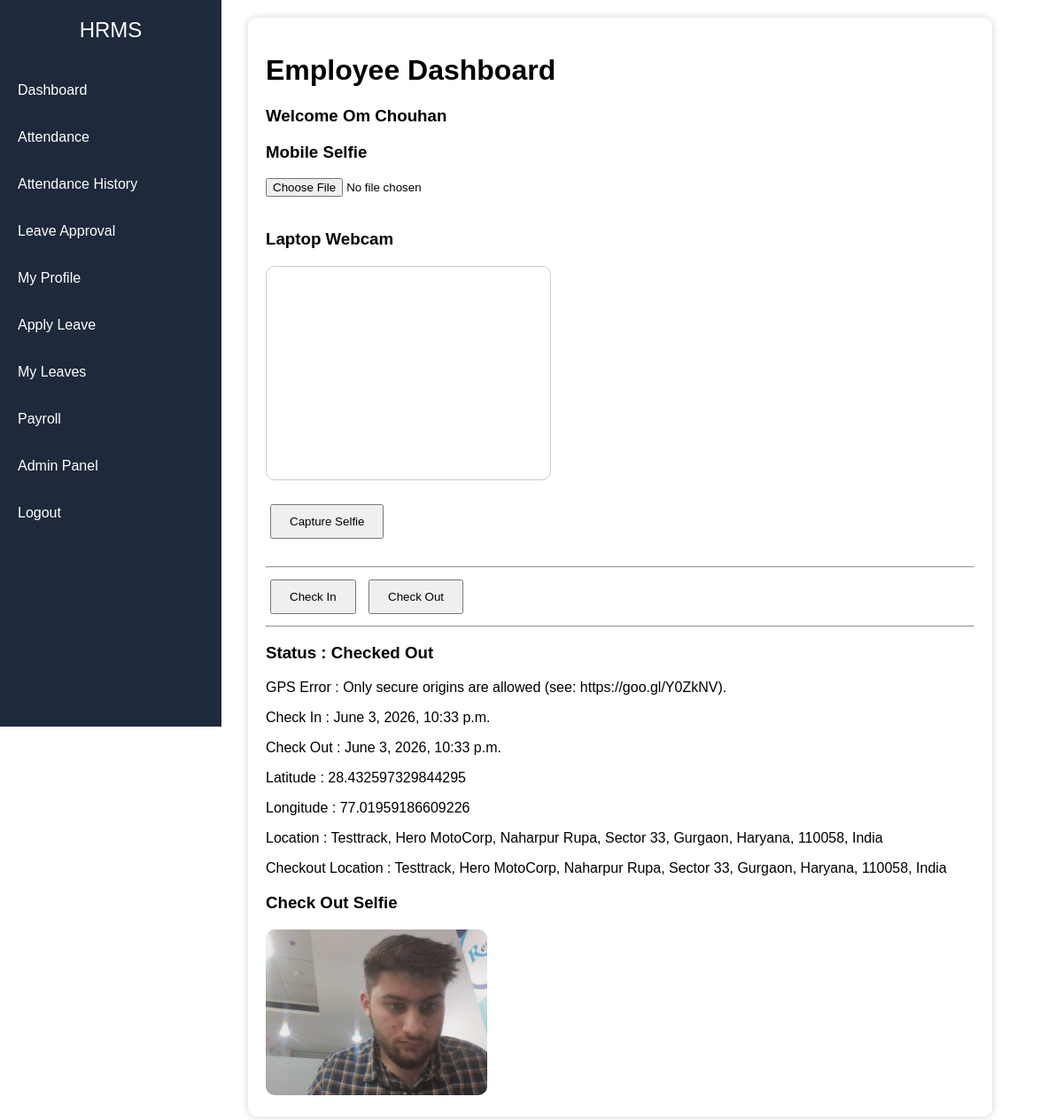
Screenshot of /employee-dashboard/ (signed in) with the database file from the repository.
### employees/models.py (models this page shows, shortened)
class Employee(models.Model):
    user = models.OneToOneField(
        User,
        on_delete=models.CASCADE,
        null=True,
        blank=True
    )
    employee_code = models.CharField(
        max_length=20,
        unique=True
    )
    name = models.CharField(
        max_length=100
    )
    email = models.EmailField(
        unique=True
    )
    phone = models.CharField(
        max_length=15
    )
    designation = models.CharField(
        max_length=100
    )
    department = models.CharField(
        max_length=100
    )
    salary = models.DecimalField(
        max_digits=10,
        decimal_places=2
    )
    joining_date = models.DateField()
    status = models.BooleanField(
        default=True
    )

### attendance/models.py (models this page shows, shortened)
class Attendance(models.Model):
    employee = models.ForeignKey(
        Employee,
        on_delete=models.CASCADE
    )
    date = models.DateField()
    check_in = models.DateTimeField(
        null=True,
        blank=True
    )
    check_out = models.DateTimeField(
        null=True,
        blank=True
    )
    latitude = models.CharField(
        max_length=100,
        null=True,
        blank=True
    )
    longitude = models.CharField(
        max_length=100,
        null=True,
        blank=True
    )
    location_name = models.CharField(
        max_length=500,
        null=True,
        blank=True
    )
    selfie = models.ImageField(
        upload_to='attendance_selfies/',
        null=True,
        blank=True
    )
    checkout_latitude = models.CharField(
        max_length=100,
        null=True,
        blank=True
    )
    checkout_longitude = models.CharField(
        max_length=100,
        null=True,
        blank=True
    )
    checkout_location_name = models.CharField(
        max_length=500,
        null=True,
        blank=True
    )
    checkout_selfie = models.ImageField(
        upload_to='checkout_selfies/',
        null=True,
        blank=True
    )
    status = models.CharField(
        max_length=20,
        default='Present'
    )

### accounts/views.py (the view, shortened to what this page needs)
@login_required
def employee_dashboard(request):
    employee = Employee.objects.get(
        user=request.user
    )
    today = timezone.now().date()
    attendance, created = Attendance.objects.get_or_create(
        employee=employee,
        date=today
    )
    status = "Not Marked"
    if attendance.check_in:
        status = "Checked In"
    if attendance.check_out:
        status = "Checked Out"
    context = {
        'employee_name': employee.name,
        'status': status,
        'attendance': attendance
    }
    return render(
        request,
        'employee_dashboard.html',
        context
    )

### templates/employee_dashboard.html (shortened to what this page needs)
{% extends 'base.html' %}
{% block content %}
<div class="card">
<h1>Employee Dashboard</h1>
<h3>
Welcome {{ employee_name }}
</h3>
<form
    method="POST"
    enctype="multipart/form-data">
<h3>Mobile Selfie</h3>
<input
    type="file"
    name="selfie"
    accept="image/*"
    capture="user">
<br><br>
<h3>Laptop Webcam</h3>
<video
    id="video"
    width="320"
    height="240"
    autoplay
    style="border:1px solid #ccc;">
</video>
<br><br>
<button
    type="button"
    onclick="capturePhoto()">
    Capture Selfie
</button>
<br><br>
<hr>
<button
    type="submit"
    name="action"
    value="checkin">
    Check In
</button>
<button
    type="submit"
    name="action"
    value="checkout">
    Check Out
</button>
</form>
<hr>
<h3>
Status : {{ status }}
</h3>
<p id="gps_status">
</p>
<p>
Check In :
{{ attendance.check_in }}
</p>
<p>
Check Out :
{{ attendance.check_out }}
</p>
<p>
Latitude :
{{ attendance.latitude }}
</p>
<p>
Longitude :
{{ attendance.longitude }}
</p>
<p>
Location :
{{ attendance.location_name }}
</p>
<p>
Checkout Location :
{{ attendance.checkout_location_name }}
</p>
{% if attendance.checkout_selfie %}
<h3>Check Out Selfie</h3>
<img
    src="{{ attendance.checkout_selfie.url }}"
    width="250"
    style="border-radius:10px;">
{% endif %}
</div>
{% endblock %}

### templates/base.html (style rules this page uses)
body { margin:0; font-family:Arial; }

### templates/employee_dashboard.html (style rules this page uses)
.card { background:white; padding:20px; border-radius:10px; box-shadow:0px 0px 10px lightgray; max-width:800px; }
button { padding:10px 20px; margin:5px; cursor:pointer; }
video { border-radius:10px; }

### rows the page displays
Employee: name "Om Chouhan"
Attendance: check_in "June 3, 2026, 10:33 p.m.", check_out "June 3, 2026, 10:33 p.m.", latitude "28.432597329844295", longitude "77.01959186609226", location_name "Testtrack, Hero MotoCorp, Naharpur Rupa, Sector 33, Gurgaon, Haryana, 110058, India", checkout_location_name "Testtrack, Hero MotoCorp, Naharpur Rupa, Sector 33, Gurgaon, Haryana, 110058, India", checkout_selfie (picture)

### other values shown
{{ status }} "Checked Out"
